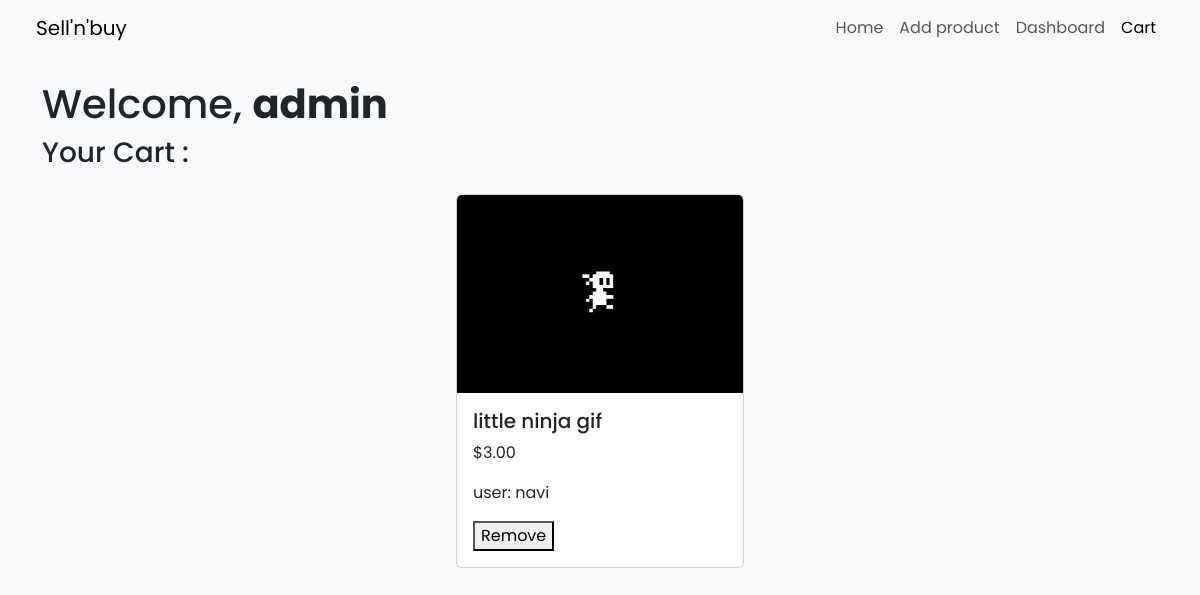
The app's page /cart/ (signed in) with its own data.
### home/models.py (models this page shows, shortened)
class cart_item(models.Model):
    cart = models.ForeignKey(Cart, related_name='items', on_delete=models.CASCADE)
    product = models.ForeignKey(product, on_delete=models.CASCADE)
    quantity = models.PositiveIntegerField(default=1)

class product(models.Model):
    name = models.CharField(max_length=122)
    price = models.DecimalField(max_digits=10, decimal_places=2)
    pic = models.ImageField(upload_to="./Images")
    user = models.ForeignKey(User, null=True, on_delete=models.CASCADE)

### home/views.py (the view)
# urls.py: path('cart/', views.cart_details, name='cart_details'),
@login_required(login_url='/login')
def cart_details(request):
    cart, created = Cart.objects.get_or_create(user=request.user)
    return render(request, 'cart_detail.html', {'cart': cart})

### templates/cart_detail.html (shortened to what this page needs)
<!doctype html>
<html lang="en">
  <head>
    <link href="https://cdn.jsdelivr.net/npm/bootstrap@5.3.3/dist/css/bootstrap.min.css" rel="stylesheet">
  </head>
  <body>
    <nav class="navbar navbar-expand-lg bg-body-tertiary px-4">
        <div class="container-fluid">
          <a class="navbar-brand" href="/">Sell'n'buy</a>
          <div class="collapse navbar-collapse justify-content-end  " id="navbarNavDropdown">
            <ul class="navbar-nav">
              <li class="nav-item">
                <a class="nav-link " aria-current="page" href="/">Home</a>
              </li>
              <li class="nav-item">
                <a class="nav-link" href="/add_product">Add product</a>
              </li>
              <li class="nav-item">
                <a class="nav-link " href="{% url 'dashboard' %}">Dashboard</a>
              </li>
              <li class="nav-item">
                <a class="nav-link active" href="{% url 'cart_details' %}">Cart</a>
              </li>
            </ul>
          </div>
        </div>
      </nav>
    <div class="container my-4">
        <h1>Welcome, <b>{{ request.user }}</b></h1>
        <h3>Your Cart : </h3>
    </div>
    <div class="container d-flex flex-wrap justify-content-center align-items-center gap-4 my-2">
        {% if cart.items.all %}
            {% for item in cart.items.all %}
            <div class="card" style="width: 18rem;">
                <img src="{{ item.product.pic.url }}" class="card-img-top square">
                <div class="card-body">
                <h5 class="card-title">{{ item.product.name }}</h5>
                <p class="card-text">${{ item.product.price }}</p>
                <p class="card-text">user: {{ item.product.user }}</p>
                <div class="d-flex justify-content-between">
                    <form action="{% url 'remove_cartItem' item.product.id %}" method="post">
                        <button type="submit">Remove</button>
                    </form>
                </div>
                </div>
            </div>
            {% endfor %}
        {% else %}
        <div>
            <h1>Your cart is empty</h1>
        </div>
        {% endif %}
    </div>
  </body>
</html>

### templates/cart_detail.html (style rules this page uses)
body { font-family: "Poppins", sans-serif; font-weight: 400; font-style: normal; background-color: #f8f9fa; }
.square { width: 100%; height: auto; aspect-ratio: 13 / 9; object-fit: cover; }

### records on screen
cart_item: product.pic (picture), product.name "little ninja gif", product.price "3.00", product.user "navi"

### other values on screen
{{ request.user }} "admin"
